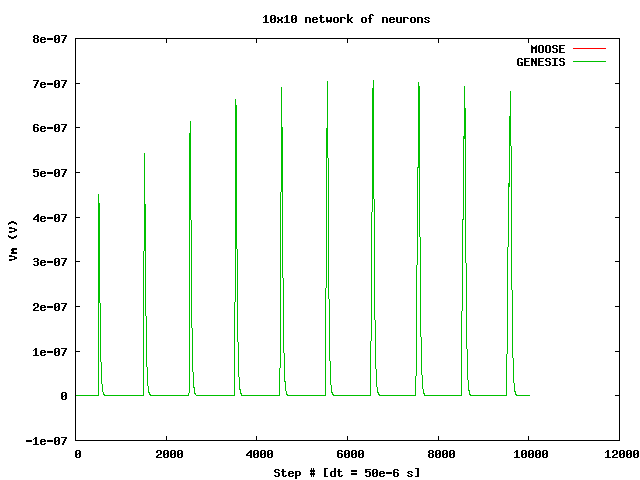

Generate this figure with gnuplot:
# Gnuplot script
# First run 'moose network.g' to generate *.plot files

set datafile commentschars '/#'
set title '10x10 network of neurons'
set xlabel 'Step # [dt = 50e-6 s]'
set ylabel 'Vm (V)'

# Flash plot for 5 seconds
plot \
	'test.plot' with line title 'MOOSE', \
	'reference.plot' with line title 'GENESIS'

pause 5

# Write images to disk
set term png
set output 'network.png'
replot
set output
set term x11
